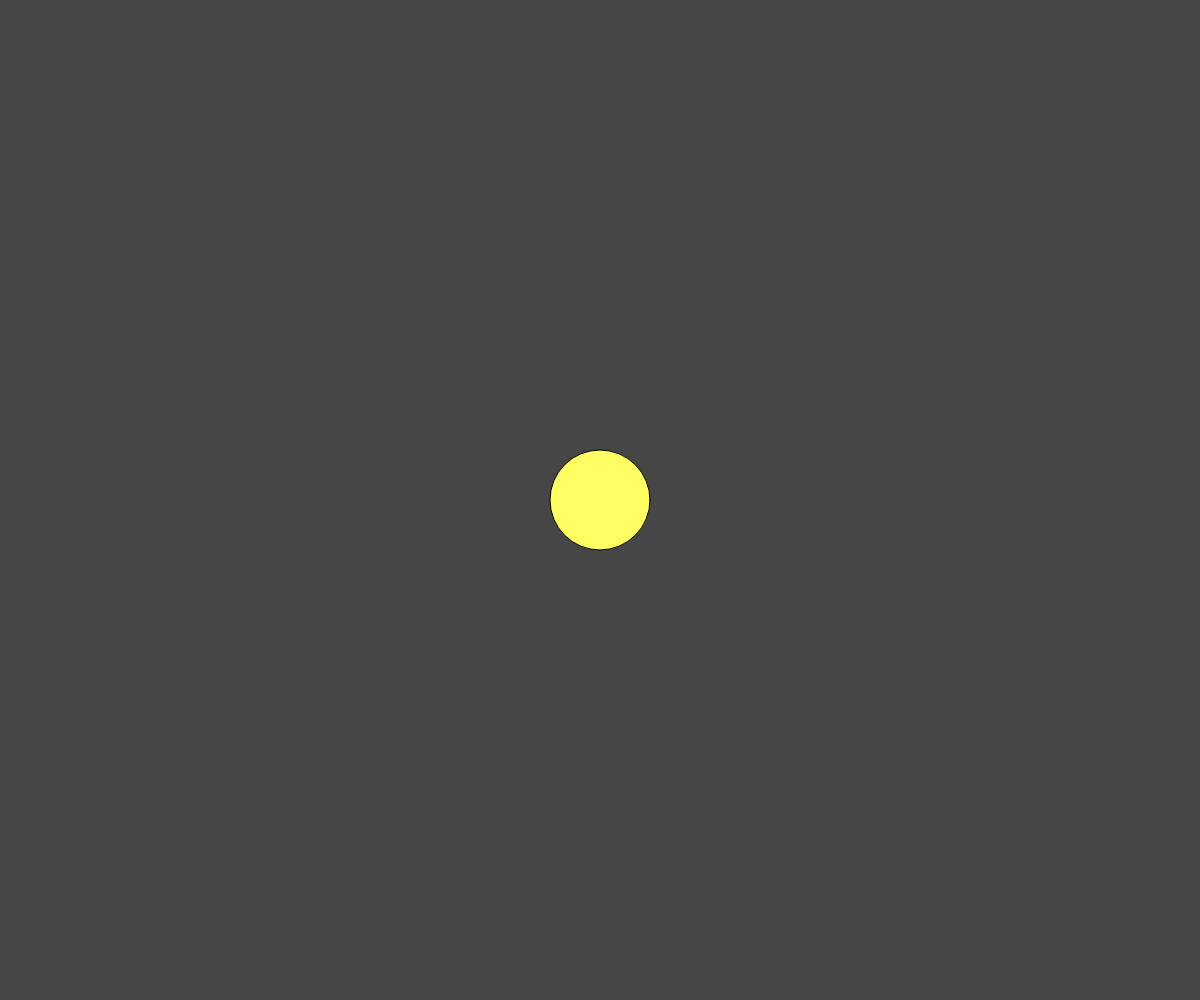
Frame 1 (no input)
Frame 60 (no input): identical to frame 1, image omitted
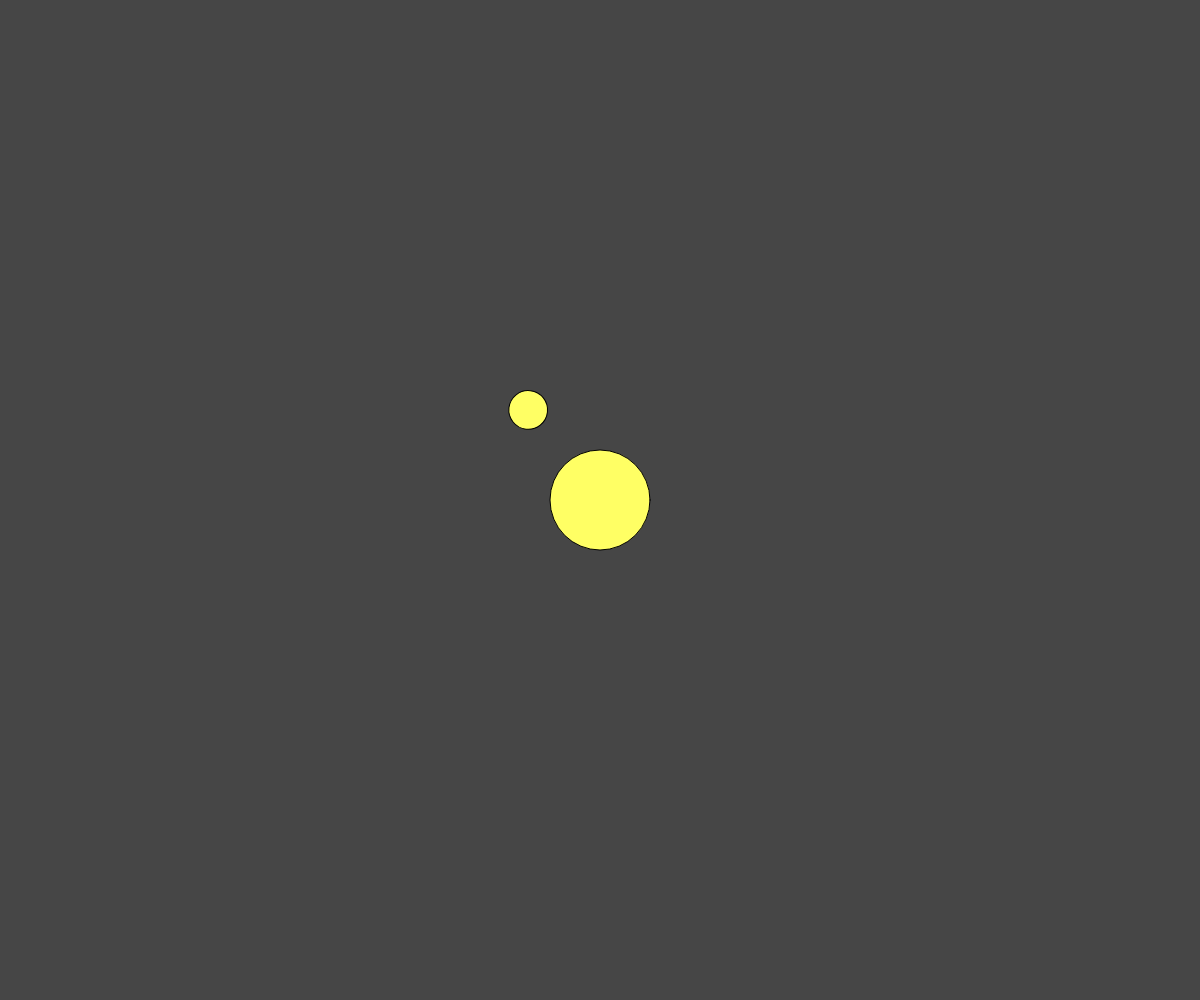
Frame 120 (the mouse pressed at the canvas centre since frame 60)

The p5.js sketch that drew these frames (run headless with seeded random() and noise() and a simulated clock; from frame 60 on, the mouse is pressed at the canvas centre):

// p5.js sketch
// ── sketch.js
// plants and moon
// Margarita
// oct 17
//objects within objects
//overwriting objects, basic transform

// On-Your-Own Challenge. Try to Add:
//
// Add some style to the planet/moons (color, trail effect)
// Stars in the background → create Star class, use array
// Multiple Planets... which planet gets the moon
// or
// something cool you devise of your own

// Global Variables
let myPlanet;
 
function setup() {
  createCanvas(windowWidth, windowHeight);
  angleMode(DEGREES);
  myPlanet = new Planet(width/2, height/2);
}

function draw() {
  background(70);
  myPlanet.display();
}

function mousePressed(){
  //regular click → add a moon
  //shift click → destroy and reset the moon
  if (keyIsPressed && keyCode === SHIFT){
    myPlanet = new Planet(width/2, height/2);
  }
  else{
    myPlanet.createMoon();
  }
}

function keyPressed(){
  if(keyCode !== SHIFT){
    myPlanet.x = mouseX;
    myPlanet.y = mouseY; 
    
  }
}


class Planet{
  //constructor
  constructor(x,y){
    this.x = x;   this.y = y;  this.s = 100;
    this.moons = [];
  }

  //class methods

  createMoon(){
    this.moons.push(new Moon(this.x, this.y));
  }

  display(){
    //draw the planet + all of its moons
    fill(this.x, this.y, this.s);
    circle(this.x, this.y, this.s);

    //for the moons
    for (let m of this.moons){
      m.update(this.x, this.y);
    }
  }
}

class Moon{
  constructor(){
    this.speed = random(1,5);
    this.angle = 0;  this.orbitRadius = random(80,250);
    this.s = random(5,50);
  }

  display(x,y){
    push();
    translate(x, y);
    rotate(this.angle);
    circle(this.orbitRadius, 0, this.s);
    pop();
  }

  move(){
    this.angle += this.speed;
  }

  update(x,y){
    // helper function to handle calling the
    // class methods internally
    this.move();
    this.display(x,y);
  }
}
